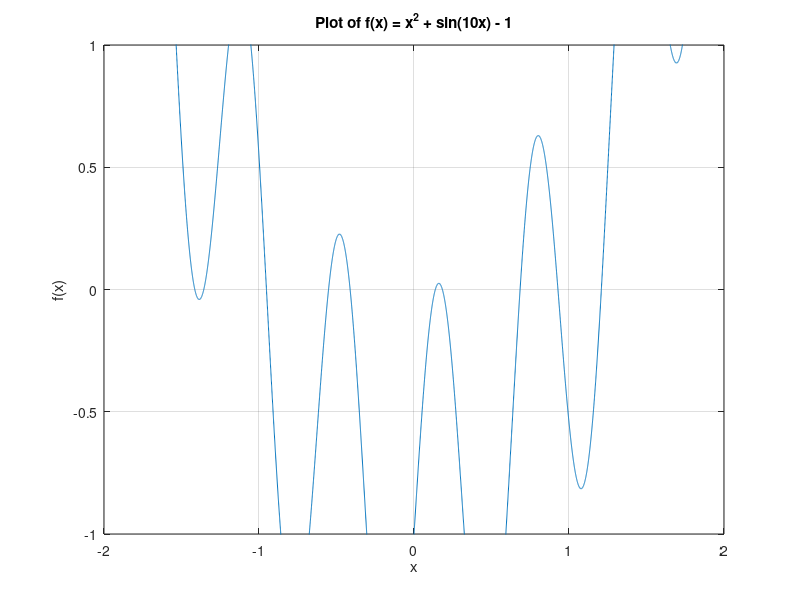

The MATLAB script that drew this image: (Note: this script raises an error after producing the figure.)
f = @(x) x .^ 2 + sin(10 * x) - 1;
x = linspace(-2, 2, 10000);
y = f(x);

% Plot the function
figure;
plot(x, y);
xlabel('x');
ylabel('f(x)');
title('Plot of f(x) = x^2 + sin(10x) - 1');
grid on;
ylim([-1 1]);

hold on;

r_num = 1;

for i = 1:length(x) - 1
    a = x(i);
    b = x(i + 1);

    if f(a) * f(b) > 0
        continue;
    elseif f(a) * f(b) < 0
        c = (a + b) / 2;
        % Newton's method with secant (no df provided):
        [root, n, error] = iterative_root_finding([], [a, b], 1e-6, 'newton', f);
        plot(root, f(root), 'ro');
        fprintf('Approximated root No.%d: %f\n', r_num, root);
        r_num = r_num + 1;
    elseif f(a) == 0
        plot(a, f(a), 'bo');
    end

end

hold off;
